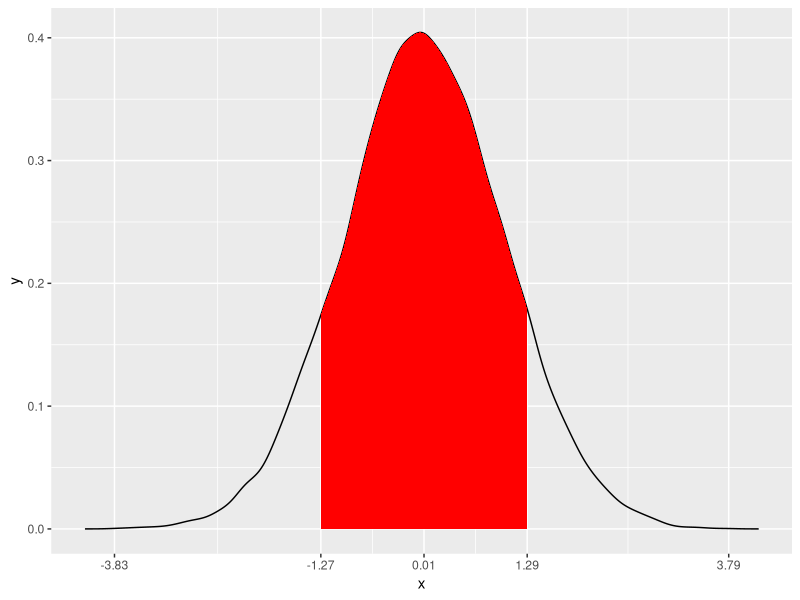

This chart was generated by the following R code:
library(ggplot2)
library(plyr)
library(tidyverse)



l <- 20000
confidence <- 0.8
a <- rnorm(l)
a <- sort(a)
left  <- round(l*((1-confidence)/2))
right <- round(l*(1-(1-confidence)/2))



dens <- density(a)

data <- tibble(x = dens$x, y = dens$y) %>% 
  mutate(variable = case_when(
    (x >= a[left] & x <= a[right]) ~ "confidence",
    TRUE ~ NA_character_))

p <- ggplot(data, aes(x, y)) + geom_line() +
  geom_area(data = filter(data, variable == 'confidence'), fill = 'red') 

p + scale_x_continuous(breaks=round(c(a[1],a[left],mean(a),a[right],a[length(a)]),2))

#_____________________________________________________________________________________________________________________________________________                       














